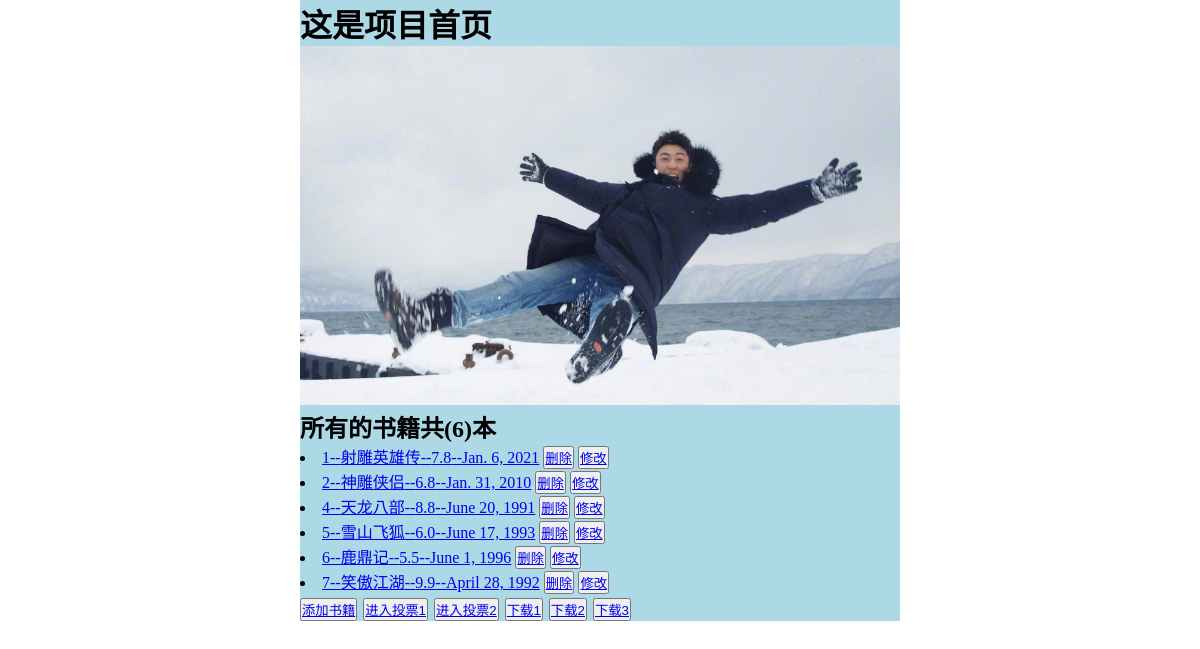
The app's page /, older data.
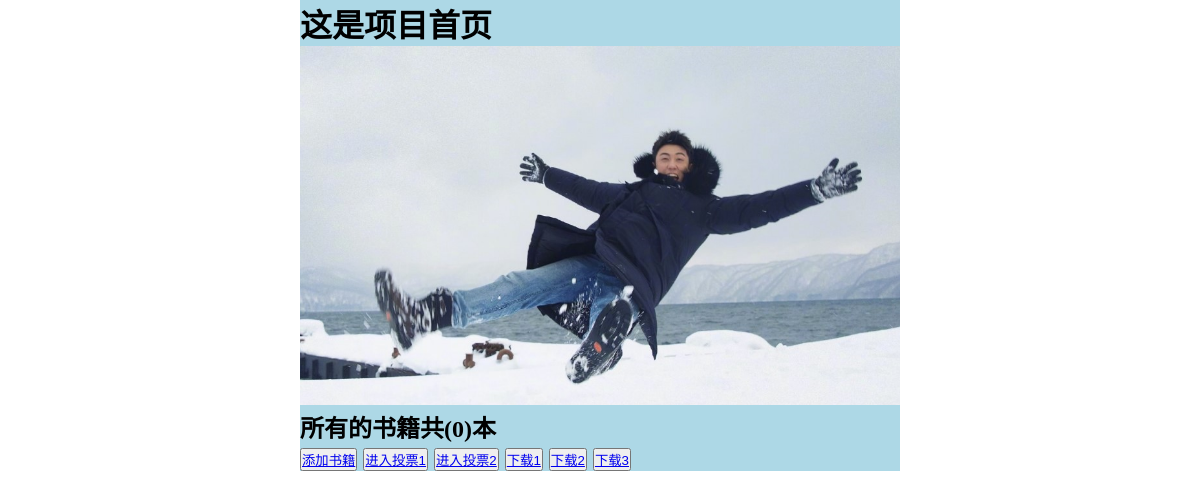
The same page, newer data.
### booktest/models.py (models this page shows, shortened)
class Book(models.Model):
    title = models.CharField(max_length=20)
    pub_date = models.DateField(default="1989-06-01")
    price = models.FloatField(default=0)
    author = models.CharField(max_length=20, default='金庸')

### booktest/views.py (the view)
# urls.py: url(r'^$', views.index,name='index'),
def index(request):
    books = Book.objects.all()
    return render(request,'index.html',{'books':books})

### templates/index.html (shortened to what this page needs)
<!DOCTYPE html>
<html lang="en">
<head>
    <link rel="stylesheet" href="/static/css/main.css">
</head>
<body>
<div class="container">
    <h1>这是项目首页</h1>
    <div>
        <div class="center">
            <img src="/static/img/2.png" alt="">
        </div>
        <h2>所有的书籍共({{books.count}})本</h2>
        {% for b in books%}
        <li>
            <a href="{% url 'booktest:detail' b.id %}"> {{b.id}}--{{b.title }}--{{b.price }}--{{b.pub_date }}</a>
            <button><a href="{% url 'booktest:delbook' b.id%}">删除</a></button>
            <button><a href="{% url 'booktest:editbook' b.id%}">修改</a></button>
        </li>
        {% endfor%}
        <h2>
            <button><a href="{% url 'booktest:addbook'%}">添加书籍</a></button>
            <button><a href="{% url 'polls:index'%}">进入投票1</a></button>
            <button><a href="{% url 'vote:index'%}">进入投票2</a></button>
            <button><a href="http://127.0.0.1:8000/download/require.txt">下载1</a></button>
            <button><a href="http://127.0.0.1:8000/download/templates/1.txt">下载2</a></button>
            <button><a href="http://127.0.0.1:8000/download/./require.txt">下载3</a></button>
        </h2>
    </div>
</div>
</body>
</html>

### static/css/main.css (style rules this page uses)
* { margin:0; padding:0; }
img { width:100%; }
.container { width:600px; margin:0 auto; background:lightblue; }

Row changes from the older to the newer data that the page shows:
removed Book: id "1", title "射雕英雄传", price "7.8", pub_date "Jan. 6, 2021"
removed Book: id "2", title "神雕侠侣", price "6.8", pub_date "Jan. 31, 2010"
removed Book: id "4", title "天龙八部", price "8.8", pub_date "June 20, 1991"
removed Book: id "5", title "雪山飞狐", price "6.0", pub_date "June 17, 1993"
removed Book: id "6", title "鹿鼎记", price "5.5", pub_date "June 1, 1996"
removed Book: id "7", title "笑傲江湖", price "9.9", pub_date "April 28, 1992"
Text that changed along with them:
{{ books.count }}: "6" → "0"
